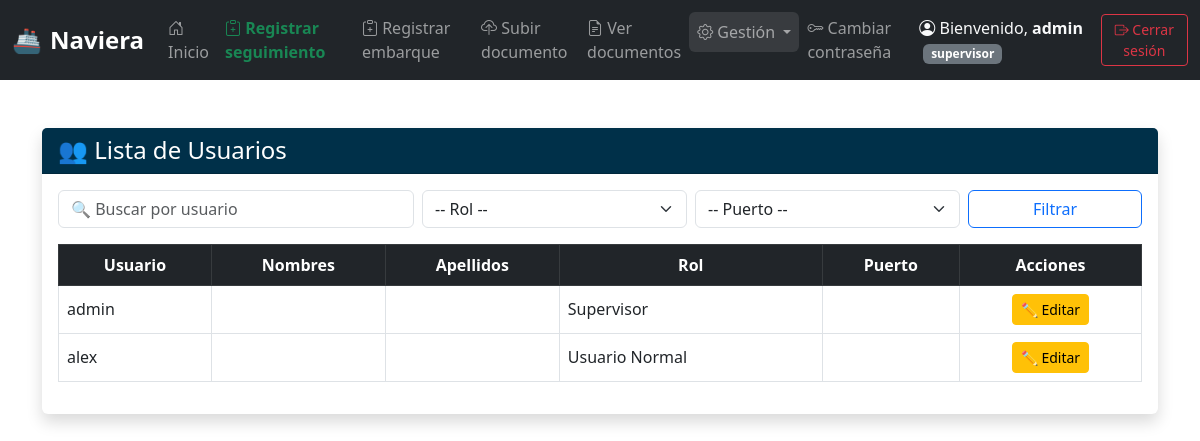
Before: /usuarios/ (signed in) with the older database file.
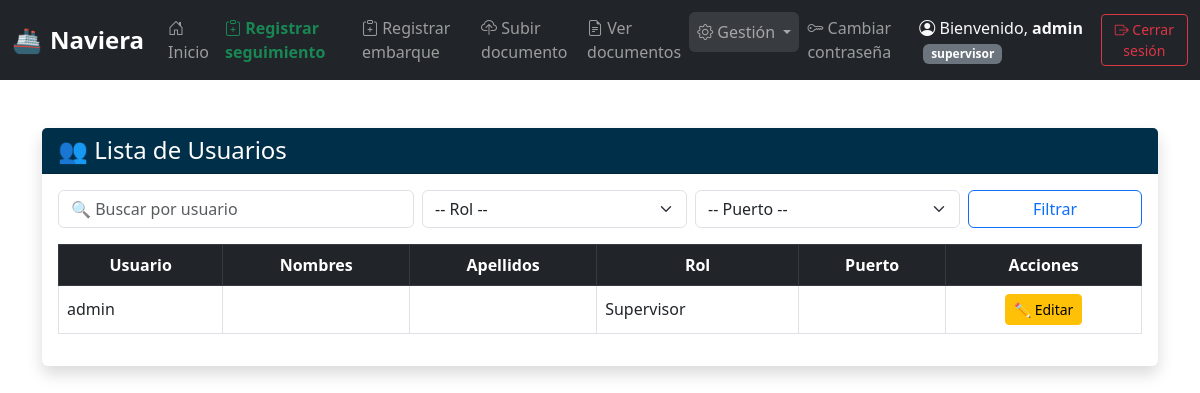
After: the same page with the newer database file.
### gestion/models.py (models this page shows, shortened)
class CustomUser(AbstractUser):
    ROLES = [
        ('normal', 'Usuario Normal'),
        ('supervisor', 'Supervisor'),
    ]
    rol = models.CharField(max_length=20, choices=ROLES, default='normal')
    puerto = models.ForeignKey(Puerto, null=True, blank=True, on_delete=models.SET_NULL)

### gestion/views.py (the view)
# urls.py: path('usuarios/', views.lista_usuarios, name='lista_usuarios'),
@login_required
@user_passes_test(lambda u: u.rol == 'supervisor')
def lista_usuarios(request):
    usuarios = CustomUser.objects.all()
    username = request.GET.get('username')
    rol = request.GET.get('rol')
    puerto_id = request.GET.get('puerto')
    if username:
        usuarios = usuarios.filter(username__icontains=username)
    if rol:
        usuarios = usuarios.filter(rol=rol)
    if puerto_id:
        usuarios = usuarios.filter(puerto__id=puerto_id)
    puertos = Puerto.objects.all()
    return render(request, 'gestion/usuarios/lista_usuarios.html', {
        'usuarios': usuarios,
        'puertos': puertos,
        'request': request
    })

### gestion/templates/gestion/usuarios/lista_usuarios.html (shortened to what this page needs)
{% extends 'gestion/base.html' %}
{% block content %}
<div class="container py-4">
  <div class="card shadow border-0">
    <div class="card-header text-white" style="background-color: #003049;">
      <h4 class="mb-0">👥 Lista de Usuarios</h4>
    </div>
    <div class="card-body">
      <form method="get" class="row g-2 mb-3">
        <div class="col-md-4">
          <input type="text" name="username" class="form-control" placeholder="🔍 Buscar por usuario"
                 value="{{ request.GET.username }}">
        </div>
        <div class="col-md-3">
          <select name="rol" class="form-select">
            <option value="">-- Rol --</option>
          </select>
        </div>
        <div class="col-md-3">
          <select name="puerto" class="form-select">
            <option value="">-- Puerto --</option>
          </select>
        </div>
        <div class="col-md-2">
          <button type="submit" class="btn btn-outline-primary w-100">Filtrar</button>
        </div>
      </form>
      <div class="table-responsive">
        <table class="table table-bordered align-middle">
          <thead class="table-dark text-center">
            <tr>
              <th>Usuario</th>
              <th>Nombres</th>
              <th>Apellidos</th>
              <th>Rol</th>
              <th>Puerto</th>
              <th>Acciones</th>
            </tr>
          </thead>
          <tbody>
            {% for user in usuarios %}
              <tr>
                <td>{{ user.username }}</td>
                <td>{{ user.first_name }}</td>
                <td>{{ user.last_name }}</td>
                <td>{{ user.get_rol_display }}</td>
                <td>{{ user.puerto.nombre }}</td>
                <td class="text-center">
                  <a href="{% url 'editar_usuario' user.id %}" class="btn btn-sm btn-warning">
                    ✏️ Editar
                  </a>
                </td>
              </tr>
            {% empty %}
              <tr>
                <td colspan="6" class="text-center text-muted">No hay usuarios que coincidan.</td>
              </tr>
            {% endfor %}
          </tbody>
        </table>
      </div>
    </div>
  </div>
</div>
{% endblock %}

### gestion/templates/gestion/base.html (shortened to what the changed rows need)
<!DOCTYPE html>
<html lang="es">
<head>
    <link href="https://cdn.jsdelivr.net/npm/bootstrap@5.3.0/dist/css/bootstrap.min.css" rel="stylesheet">
</head>
<body>
<nav class="navbar navbar-expand-lg navbar-dark bg-dark sticky-top">
    <div class="container-fluid">
        <div class="collapse navbar-collapse" id="navMenu">
            <div class="d-flex flex-column flex-lg-row align-items-lg-center">
                {% if user.is_authenticated %}
                    <span class="navbar-text text-light me-lg-3 mb-2 mb-lg-0">
                        <i class="bi bi-person-circle"></i>
                        <span class="d-none d-sm-inline">Bienvenido, </span>
                        <strong>{{ user.username }}</strong>
                        <span class="badge bg-secondary ms-1">{{ user.rol }}</span>
                    </span>
                    <a class="btn btn-outline-danger btn-sm btn-logout" href="{% url 'logout' %}">
                        <i class="bi bi-box-arrow-right"></i>
                        <span class="d-lg-inline">Cerrar sesión</span>
                    </a>
                {% else %}
                    <a class="btn btn-outline-light btn-sm" href="{% url 'login' %}">
                        <i class="bi bi-box-arrow-in-right"></i>
                        <span class="d-lg-inline">Iniciar sesión</span>
                    </a>
                {% endif %}
            </div>
        </div>
    </div>
</nav>
<div class="container-fluid px-3 px-md-4 main-container">
    <div class="row">
        <div class="col-12">
            <div class="mt-4">
                {% block content %}
                {% endblock %}
            </div>
        </div>
    </div>
</div>
<link rel="stylesheet" href="https://cdn.jsdelivr.net/npm/bootstrap-icons@1.11.0/font/bootstrap-icons.css">
</body>
</html>

Changed rows visible on the page:
removed CustomUser: username "alex", rol "Usuario Normal"
